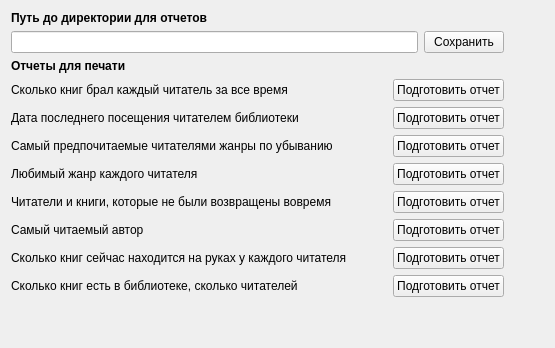
      <widget class="QWidget" name="tab">
       <attribute name="title">
        <string>Отчеты</string>
       </attribute>
       <layout class="QHBoxLayout" name="horizontalLayout_21">
        <item>
         <layout class="QVBoxLayout" name="verticalLayout_9">
          <item>
           <widget class="QLabel" name="label_23">
            <property name="font">
             <font>
              <weight>75</weight>
              <bold>true</bold>
             </font>
            </property>
            <property name="text">
             <string>Путь до директории для отчетов</string>
            </property>
            <property name="alignment">
             <set>Qt::AlignLeading|Qt::AlignLeft|Qt::AlignVCenter</set>
            </property>
           </widget>
          </item>
          <item>
           <layout class="QHBoxLayout" name="horizontalLayout_22">
            <item>
             <widget class="QLineEdit" name="dirPathLineEdit"/>
            </item>
            <item>
             <widget class="QPushButton" name="saveDirPath">
              <property name="enabled">
               <bool>true</bool>
              </property>
              <property name="text">
               <string>Сохранить</string>
              </property>
             </widget>
            </item>
           </layout>
          </item>
          <item>
           <widget class="QLabel" name="label_15">
            <property name="font">
             <font>
              <weight>75</weight>
              <bold>true</bold>
             </font>
            </property>
            <property name="text">
             <string>Отчеты для печати</string>
            </property>
            <property name="alignment">
             <set>Qt::AlignLeading|Qt::AlignLeft|Qt::AlignVCenter</set>
            </property>
           </widget>
          </item>
          <item>
           <layout class="QHBoxLayout" name="horizontalLayout_12">
            <item>
             <widget class="QLabel" name="label_8">
              <property name="text">
               <string>Сколько книг брал каждый читатель за все время</string>
              </property>
             </widget>
            </item>
            <item>
             <spacer name="horizontalSpacer_2">
              <property name="orientation">
               <enum>Qt::Horizontal</enum>
              </property>
              <property name="sizeHint" stdset="0">
               <size>
                <width>40</width>
                <height>20</height>
               </size>
              </property>
             </spacer>
            </item>
            <item>
             <widget class="QPushButton" name="reportBtn1">
              <property name="text">
               <string>Подготовить отчет</string>
              </property>
             </widget>
            </item>
           </layout>
          </item>
          <item>
           <layout class="QHBoxLayout" name="horizontalLayout_16">
            <item>
             <widget class="QLabel" name="label_10">
              <property name="text">
               <string>Дата последнего посещения читателем библиотеки</string>
              </property>
             </widget>
            </item>
            <item>
             <spacer name="horizontalSpacer_3">
              <property name="orientation">
               <enum>Qt::Horizontal</enum>
              </property>
              <property name="sizeHint" stdset="0">
               <size>
                <width>40</width>
                <height>20</height>
               </size>
              </property>
             </spacer>
            </item>
            <item>
             <widget class="QPushButton" name="reportBtn2">
              <property name="text">
               <string>Подготовить отчет</string>
              </property>
             </widget>
            </item>
           </layout>
          </item>
          <item>
           <layout class="QHBoxLayout" name="horizontalLayout_18">
            <item>
             <widget class="QLabel" name="label_12">
              <property name="text">
               <string>Самый предпочитаемые читателями жанры по убыванию</string>
              </property>
             </widget>
            </item>
            <item>
             <spacer name="horizontalSpacer_4">
              <property name="orientation">
               <enum>Qt::Horizontal</enum>
              </property>
              <property name="sizeHint" stdset="0">
               <size>
                <width>40</width>
                <height>20</height>
               </size>
              </property>
             </spacer>
            </item>
            <item>
             <widget class="QPushButton" name="reportBtn3">
              <property name="text">
               <string>Подготовить отчет</string>
              </property>
             </widget>
            </item>
           </layout>
          </item>
          <item>
           <layout class="QHBoxLayout" name="horizontalLayout_19">
            <item>
             <widget class="QLabel" name="label_13">
              <property name="text">
               <string>Любимый жанр каждого читателя</string>
              </property>
             </widget>
            </item>
            <item>
             <spacer name="horizontalSpacer_5">
              <property name="orientation">
               <enum>Qt::Horizontal</enum>
              </property>
              <property name="sizeHint" stdset="0">
               <size>
                <width>40</width>
                <height>20</height>
               </size>
              </property>
             </spacer>
            </item>
            <item>
             <widget class="QPushButton" name="reportBtn4">
              <property name="text">
               <string>Подготовить отчет</string>
              </property>
             </widget>
            </item>
           </layout>
          </item>
          <item>
           <layout class="QHBoxLayout" name="horizontalLayout_20">
            <item>
             <widget class="QLabel" name="label_14">
              <property name="text">
               <string>Читатели и книги, которые не были возвращены вовремя</string>
              </property>
             </widget>
            </item>
            <item>
             <spacer name="horizontalSpacer_6">
              <property name="orientation">
               <enum>Qt::Horizontal</enum>
              </property>
              <property name="sizeHint" stdset="0">
               <size>
                <width>40</width>
                <height>20</height>
               </size>
              </property>
             </spacer>
            </item>
            <item>
             <widget class="QPushButton" name="reportBtn5">
              <property name="text">
               <string>Подготовить отчет</string>
              </property>
             </widget>
            </item>
           </layout>
          </item>
          <item>
           <layout class="QHBoxLayout" name="horizontalLayout_17">
            <item>
             <widget class="QLabel" name="label_11">
              <property name="text">
               <string>Самый читаемый автор</string>
              </property>
             </widget>
            </item>
            <item>
             <spacer name="horizontalSpacer_7">
              <property name="orientation">
               <enum>Qt::Horizontal</enum>
              </property>
              <property name="sizeHint" stdset="0">
               <size>
                <width>40</width>
                <height>20</height>
               </size>
              </property>
             </spacer>
            </item>
            <item>
             <widget class="QPushButton" name="reportBtn6">
              <property name="text">
               <string>Подготовить отчет</string>
              </property>
             </widget>
            </item>
           </layout>
          </item>
          <item>
           <layout class="QHBoxLayout" name="horizontalLayout_15">
            <item>
             <widget class="QLabel" name="label_9">
              <property name="text">
               <string>Сколько книг сейчас находится на руках у каждого читателя</string>
              </property>
             </widget>
            </item>
            <item>
             <spacer name="horizontalSpacer_8">
              <property name="orientation">
               <enum>Qt::Horizontal</enum>
              </property>
              <property name="sizeHint" stdset="0">
               <size>
                <width>40</width>
                <height>20</height>
               </size>
              </property>
             </spacer>
            </item>
            <item>
             <widget class="QPushButton" name="reportBtn7">
              <property name="text">
               <string>Подготовить отчет</string>
              </property>
             </widget>
            </item>
           </layout>
          </item>
          <item>
           <layout class="QHBoxLayout" name="horizontalLayout_9">
            <item>
             <widget class="QLabel" name="label_7">
              <property name="text">
               <string>Сколько книг есть в библиотеке, сколько читателей</string>
              </property>
             </widget>
            </item>
            <item>
             <spacer name="horizontalSpacer_9">
              <property name="orientation">
               <enum>Qt::Horizontal</enum>
              </property>
              <property name="sizeHint" stdset="0">
               <size>
                <width>40</width>
                <height>20</height>
               </size>
              </property>
             </spacer>
            </item>
            <item>
             <widget class="QPushButton" name="reportBtn8">
              <property name="text">
               <string>Подготовить отчет</string>
              </property>
             </widget>
            </item>
           </layout>
          </item>
          <item>
           <spacer name="verticalSpacer">
            <property name="orientation">
             <enum>Qt::Vertical</enum>
            </property>
            <property name="sizeHint" stdset="0">
             <size>
              <width>20</width>
              <height>40</height>
             </size>
            </property>
           </spacer>
          </item>
         </layout>
        </item>
        <item>
         <spacer name="horizontalSpacer_10">
          <property name="orientation">
           <enum>Qt::Horizontal</enum>
          </property>
          <property name="sizeHint" stdset="0">
           <size>
            <width>40</width>
            <height>20</height>
           </size>
          </property>
         </spacer>
        </item>
       </layout>
      </widget>
